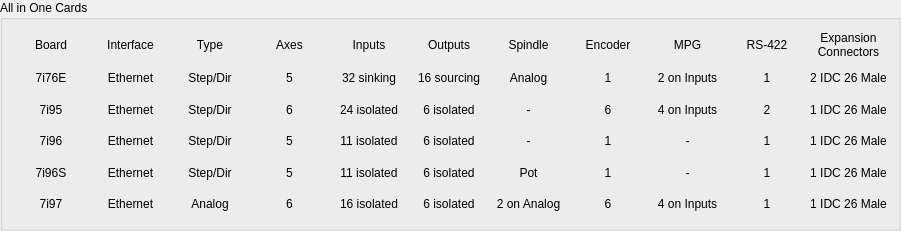
           <widget class="QGroupBox" name="groupBox_91">
            <property name="geometry">
             <rect>
              <x>10</x>
              <y>500</y>
              <width>901</width>
              <height>231</height>
             </rect>
            </property>
            <property name="title">
             <string>All in One Cards</string>
            </property>
            <layout class="QGridLayout" name="gridLayout_191">
             <item row="7" column="1">
              <widget class="QLabel" name="label_1224">
               <property name="text">
                <string>Ethernet</string>
               </property>
               <property name="alignment">
                <set>Qt::AlignCenter</set>
               </property>
              </widget>
             </item>
             <item row="1" column="1">
              <widget class="QLabel" name="label_1203">
               <property name="text">
                <string>Interface</string>
               </property>
               <property name="alignment">
                <set>Qt::AlignCenter</set>
               </property>
              </widget>
             </item>
             <item row="1" column="4">
              <widget class="QLabel" name="label_1206">
               <property name="text">
                <string>Inputs</string>
               </property>
               <property name="alignment">
                <set>Qt::AlignCenter</set>
               </property>
              </widget>
             </item>
             <item row="1" column="2">
              <widget class="QLabel" name="label_1204">
               <property name="text">
                <string>Type</string>
               </property>
               <property name="alignment">
                <set>Qt::AlignCenter</set>
               </property>
              </widget>
             </item>
             <item row="1" column="0">
              <widget class="QLabel" name="label_1202">
               <property name="text">
                <string>Board</string>
               </property>
               <property name="alignment">
                <set>Qt::AlignCenter</set>
               </property>
              </widget>
             </item>
             <item row="6" column="1">
              <widget class="QLabel" name="label_1223">
               <property name="text">
                <string>Ethernet</string>
               </property>
               <property name="alignment">
                <set>Qt::AlignCenter</set>
               </property>
              </widget>
             </item>
             <item row="4" column="2">
              <widget class="QLabel" name="label_1213">
               <property name="text">
                <string>Step/Dir</string>
               </property>
               <property name="alignment">
                <set>Qt::AlignCenter</set>
               </property>
              </widget>
             </item>
             <item row="3" column="8">
              <widget class="QLabel" name="label_1232">
               <property name="text">
                <string>2 on Inputs</string>
               </property>
               <property name="alignment">
                <set>Qt::AlignCenter</set>
               </property>
              </widget>
             </item>
             <item row="6" column="0">
              <widget class="QLabel" name="label_1219">
               <property name="text">
                <string>7i96S</string>
               </property>
               <property name="alignment">
                <set>Qt::AlignCenter</set>
               </property>
              </widget>
             </item>
             <item row="3" column="2">
              <widget class="QLabel" name="label_1210">
               <property name="text">
                <string>Step/Dir</string>
               </property>
               <property name="alignment">
                <set>Qt::AlignCenter</set>
               </property>
              </widget>
             </item>
             <item row="4" column="4">
              <widget class="QLabel" name="label_1215">
               <property name="text">
                <string>24 isolated</string>
               </property>
               <property name="alignment">
                <set>Qt::AlignCenter</set>
               </property>
              </widget>
             </item>
             <item row="3" column="9">
              <widget class="QLabel" name="label_1231">
               <property name="text">
                <string>1</string>
               </property>
               <property name="alignment">
                <set>Qt::AlignCenter</set>
               </property>
              </widget>
             </item>
             <item row="4" column="8">
              <widget class="QLabel" name="label_1237">
               <property name="text">
                <string>4 on Inputs</string>
               </property>
               <property name="alignment">
                <set>Qt::AlignCenter</set>
               </property>
              </widget>
             </item>
             <item row="3" column="5">
              <widget class="QLabel" name="label_1226">
               <property name="text">
                <string>16 sourcing</string>
               </property>
               <property name="alignment">
                <set>Qt::AlignCenter</set>
               </property>
              </widget>
             </item>
             <item row="4" column="9">
              <widget class="QLabel" name="label_1238">
               <property name="text">
                <string>2</string>
               </property>
               <property name="alignment">
                <set>Qt::AlignCenter</set>
               </property>
              </widget>
             </item>
             <item row="3" column="1">
              <widget class="QLabel" name="label_1209">
               <property name="text">
                <string>Ethernet</string>
               </property>
               <property name="alignment">
                <set>Qt::AlignCenter</set>
               </property>
              </widget>
             </item>
             <item row="5" column="0">
              <widget class="QLabel" name="label_1218">
               <property name="text">
                <string>7i96</string>
               </property>
               <property name="alignment">
                <set>Qt::AlignCenter</set>
               </property>
              </widget>
             </item>
             <item row="1" column="5">
              <widget class="QLabel" name="label_1207">
               <property name="text">
                <string>Outputs</string>
               </property>
               <property name="alignment">
                <set>Qt::AlignCenter</set>
               </property>
              </widget>
             </item>
             <item row="1" column="6">
              <widget class="QLabel" name="label_1228">
               <property name="text">
                <string>Spindle</string>
               </property>
               <property name="alignment">
                <set>Qt::AlignCenter</set>
               </property>
              </widget>
             </item>
             <item row="7" column="0">
              <widget class="QLabel" name="label_1220">
               <property name="text">
                <string>7i97</string>
               </property>
               <property name="alignment">
                <set>Qt::AlignCenter</set>
               </property>
              </widget>
             </item>
             <item row="4" column="0">
              <widget class="QLabel" name="label_1212">
               <property name="text">
                <string>7i95</string>
               </property>
               <property name="alignment">
                <set>Qt::AlignCenter</set>
               </property>
              </widget>
             </item>
             <item row="3" column="6">
              <widget class="QLabel" name="label_1235">
               <property name="text">
                <string>Analog</string>
               </property>
               <property name="alignment">
                <set>Qt::AlignCenter</set>
               </property>
              </widget>
             </item>
             <item row="4" column="5">
              <widget class="QLabel" name="label_1216">
               <property name="text">
                <string>6 isolated</string>
               </property>
               <property name="alignment">
                <set>Qt::AlignCenter</set>
               </property>
              </widget>
             </item>
             <item row="1" column="7">
              <widget class="QLabel" name="label_1227">
               <property name="text">
                <string>Encoder</string>
               </property>
               <property name="alignment">
                <set>Qt::AlignCenter</set>
               </property>
              </widget>
             </item>
             <item row="4" column="1">
              <widget class="QLabel" name="label_1221">
               <property name="text">
                <string>Ethernet</string>
               </property>
               <property name="alignment">
                <set>Qt::AlignCenter</set>
               </property>
              </widget>
             </item>
             <item row="5" column="2">
              <widget class="QLabel" name="label_1233">
               <property name="text">
                <string>Step/Dir</string>
               </property>
               <property name="alignment">
                <set>Qt::AlignCenter</set>
               </property>
              </widget>
             </item>
             <item row="4" column="6">
              <widget class="QLabel" name="label_1236">
               <property name="text">
                <string>-</string>
               </property>
               <property name="alignment">
                <set>Qt::AlignCenter</set>
               </property>
              </widget>
             </item>
             <item row="4" column="3">
              <widget class="QLabel" name="label_1214">
               <property name="text">
                <string>6</string>
               </property>
               <property name="alignment">
                <set>Qt::AlignCenter</set>
               </property>
              </widget>
             </item>
             <item row="1" column="9">
              <widget class="QLabel" name="label_1230">
               <property name="text">
                <string>RS-422</string>
               </property>
               <property name="alignment">
                <set>Qt::AlignCenter</set>
               </property>
              </widget>
             </item>
             <item row="3" column="7">
              <widget class="QLabel" name="label_1234">
               <property name="text">
                <string>1</string>
               </property>
               <property name="alignment">
                <set>Qt::AlignCenter</set>
               </property>
              </widget>
             </item>
             <item row="3" column="3">
              <widget class="QLabel" name="label_1211">
               <property name="text">
                <string>5</string>
               </property>
               <property name="alignment">
                <set>Qt::AlignCenter</set>
               </property>
              </widget>
             </item>
             <item row="1" column="8">
              <widget class="QLabel" name="label_1229">
               <property name="text">
                <string>MPG</string>
               </property>
               <property name="alignment">
                <set>Qt::AlignCenter</set>
               </property>
              </widget>
             </item>
             <item row="1" column="3">
              <widget class="QLabel" name="label_1205">
               <property name="text">
                <string>Axes</string>
               </property>
               <property name="alignment">
                <set>Qt::AlignCenter</set>
               </property>
              </widget>
             </item>
             <item row="3" column="0">
              <widget class="QLabel" name="label_1208">
               <property name="text">
                <string>7i76E</string>
               </property>
               <property name="alignment">
                <set>Qt::AlignCenter</set>
               </property>
              </widget>
             </item>
             <item row="4" column="7">
              <widget class="QLabel" name="label_1217">
               <property name="text">
                <string>6</string>
               </property>
               <property name="alignment">
                <set>Qt::AlignCenter</set>
               </property>
              </widget>
             </item>
             <item row="5" column="1">
              <widget class="QLabel" name="label_1222">
               <property name="text">
                <string>Ethernet</string>
               </property>
               <property name="alignment">
                <set>Qt::AlignCenter</set>
               </property>
              </widget>
             </item>
             <item row="3" column="4">
              <widget class="QLabel" name="label_1225">
               <property name="text">
                <string>32 sinking</string>
               </property>
               <property name="alignment">
                <set>Qt::AlignCenter</set>
               </property>
              </widget>
             </item>
             <item row="1" column="10">
              <widget class="QLabel" name="label_1239">
               <property name="text">
                <string>Expansion
Connectors</string>
               </property>
               <property name="alignment">
                <set>Qt::AlignCenter</set>
               </property>
              </widget>
             </item>
             <item row="3" column="10">
              <widget class="QLabel" name="label_1240">
               <property name="text">
                <string>2 IDC 26 Male</string>
               </property>
               <property name="alignment">
                <set>Qt::AlignCenter</set>
               </property>
              </widget>
             </item>
             <item row="4" column="10">
              <widget class="QLabel" name="label_1241">
               <property name="text">
                <string>1 IDC 26 Male</string>
               </property>
               <property name="alignment">
                <set>Qt::AlignCenter</set>
               </property>
              </widget>
             </item>
             <item row="5" column="3">
              <widget class="QLabel" name="label_1242">
               <property name="text">
                <string>5</string>
               </property>
               <property name="alignment">
                <set>Qt::AlignCenter</set>
               </property>
              </widget>
             </item>
             <item row="5" column="4">
              <widget class="QLabel" name="label_1243">
               <property name="text">
                <string>11 isolated</string>
               </property>
               <property name="alignment">
                <set>Qt::AlignCenter</set>
               </property>
              </widget>
             </item>
             <item row="5" column="5">
              <widget class="QLabel" name="label_1244">
               <property name="text">
                <string>6 isolated</string>
               </property>
               <property name="alignment">
                <set>Qt::AlignCenter</set>
               </property>
              </widget>
             </item>
             <item row="5" column="6">
              <widget class="QLabel" name="label_1245">
               <property name="text">
                <string>-</string>
               </property>
               <property name="alignment">
                <set>Qt::AlignCenter</set>
               </property>
              </widget>
             </item>
             <item row="5" column="7">
              <widget class="QLabel" name="label_1246">
               <property name="text">
                <string>1</string>
               </property>
               <property name="alignment">
                <set>Qt::AlignCenter</set>
               </property>
              </widget>
             </item>
             <item row="5" column="8">
              <widget class="QLabel" name="label_1247">
               <property name="text">
                <string>-</string>
               </property>
               <property name="alignment">
                <set>Qt::AlignCenter</set>
               </property>
              </widget>
             </item>
             <item row="5" column="9">
              <widget class="QLabel" name="label_1248">
               <property name="text">
                <string>1</string>
               </property>
               <property name="alignment">
                <set>Qt::AlignCenter</set>
               </property>
              </widget>
             </item>
             <item row="5" column="10">
              <widget class="QLabel" name="label_1249">
               <property name="text">
                <string>1 IDC 26 Male</string>
               </property>
               <property name="alignment">
                <set>Qt::AlignCenter</set>
               </property>
              </widget>
             </item>
             <item row="6" column="2">
              <widget class="QLabel" name="label_1250">
               <property name="text">
                <string>Step/Dir</string>
               </property>
               <property name="alignment">
                <set>Qt::AlignCenter</set>
               </property>
              </widget>
             </item>
             <item row="7" column="2">
              <widget class="QLabel" name="label_1251">
               <property name="text">
                <string>Analog</string>
               </property>
               <property name="alignment">
                <set>Qt::AlignCenter</set>
               </property>
              </widget>
             </item>
             <item row="6" column="3">
              <widget class="QLabel" name="label_1252">
               <property name="text">
                <string>5</string>
               </property>
               <property name="alignment">
                <set>Qt::AlignCenter</set>
               </property>
              </widget>
             </item>
             <item row="6" column="4">
              <widget class="QLabel" name="label_1253">
               <property name="text">
                <string>11 isolated</string>
               </property>
               <property name="alignment">
                <set>Qt::AlignCenter</set>
               </property>
              </widget>
             </item>
             <item row="6" column="5">
              <widget class="QLabel" name="label_1254">
               <property name="text">
                <string>6 isolated</string>
               </property>
               <property name="alignment">
                <set>Qt::AlignCenter</set>
               </property>
              </widget>
             </item>
             <item row="6" column="6">
              <widget class="QLabel" name="label_1255">
               <property name="text">
                <string>Pot</string>
               </property>
               <property name="alignment">
                <set>Qt::AlignCenter</set>
               </property>
              </widget>
             </item>
             <item row="6" column="7">
              <widget class="QLabel" name="label_1256">
               <property name="text">
                <string>1</string>
               </property>
               <property name="alignment">
                <set>Qt::AlignCenter</set>
               </property>
              </widget>
             </item>
             <item row="6" column="8">
              <widget class="QLabel" name="label_1257">
               <property name="text">
                <string>-</string>
               </property>
               <property name="alignment">
                <set>Qt::AlignCenter</set>
               </property>
              </widget>
             </item>
             <item row="6" column="9">
              <widget class="QLabel" name="label_1258">
               <property name="text">
                <string>1</string>
               </property>
               <property name="alignment">
                <set>Qt::AlignCenter</set>
               </property>
              </widget>
             </item>
             <item row="6" column="10">
              <widget class="QLabel" name="label_1259">
               <property name="text">
                <string>1 IDC 26 Male</string>
               </property>
               <property name="alignment">
                <set>Qt::AlignCenter</set>
               </property>
              </widget>
             </item>
             <item row="7" column="3">
              <widget class="QLabel" name="label_1260">
               <property name="text">
                <string>6</string>
               </property>
               <property name="alignment">
                <set>Qt::AlignCenter</set>
               </property>
              </widget>
             </item>
             <item row="7" column="4">
              <widget class="QLabel" name="label_1261">
               <property name="text">
                <string>16 isolated</string>
               </property>
               <property name="alignment">
                <set>Qt::AlignCenter</set>
               </property>
              </widget>
             </item>
             <item row="7" column="5">
              <widget class="QLabel" name="label_1262">
               <property name="text">
                <string>6 isolated</string>
               </property>
               <property name="alignment">
                <set>Qt::AlignCenter</set>
               </property>
              </widget>
             </item>
             <item row="7" column="6">
              <widget class="QLabel" name="label_1263">
               <property name="text">
                <string>2 on Analog</string>
               </property>
               <property name="alignment">
                <set>Qt::AlignCenter</set>
               </property>
              </widget>
             </item>
             <item row="7" column="7">
              <widget class="QLabel" name="label_1264">
               <property name="text">
                <string>6</string>
               </property>
               <property name="alignment">
                <set>Qt::AlignCenter</set>
               </property>
              </widget>
             </item>
             <item row="7" column="8">
              <widget class="QLabel" name="label_1265">
               <property name="text">
                <string>4 on Inputs</string>
               </property>
               <property name="alignment">
                <set>Qt::AlignCenter</set>
               </property>
              </widget>
             </item>
             <item row="7" column="9">
              <widget class="QLabel" name="label_1266">
               <property name="text">
                <string>1</string>
               </property>
               <property name="alignment">
                <set>Qt::AlignCenter</set>
               </property>
              </widget>
             </item>
             <item row="7" column="10">
              <widget class="QLabel" name="label_1267">
               <property name="text">
                <string>1 IDC 26 Male</string>
               </property>
               <property name="alignment">
                <set>Qt::AlignCenter</set>
               </property>
              </widget>
             </item>
            </layout>
           </widget>
